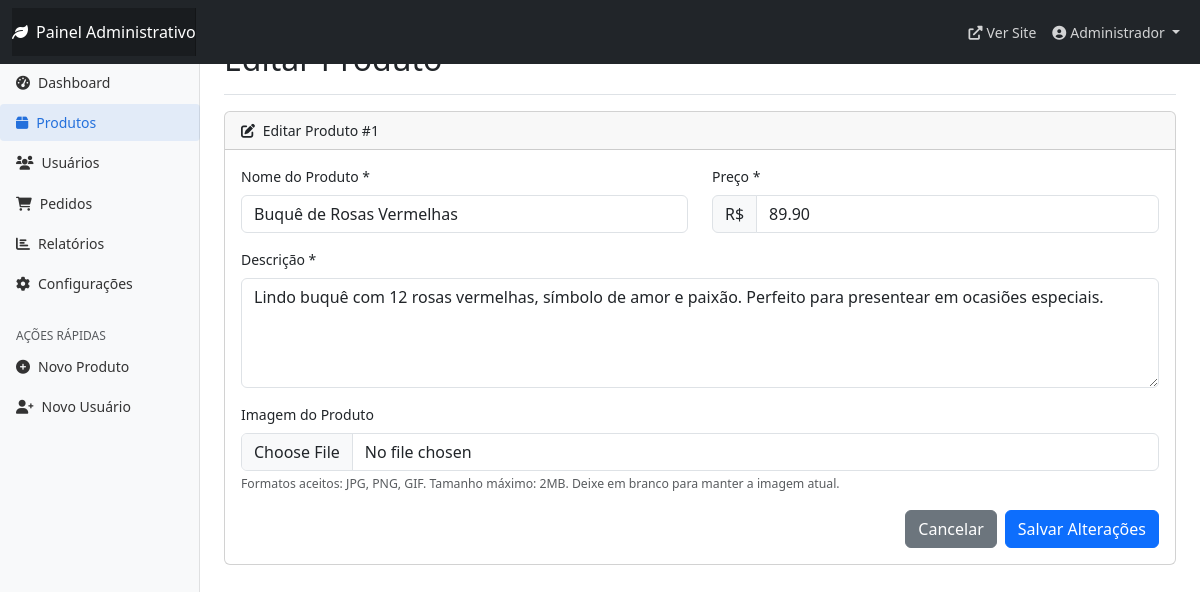
The app's page /admin/editar-produto.php?id=1 (signed in) with its own data.
### tables this page shows
CREATE TABLE IF NOT EXISTS produtos (
    id INT(11) AUTO_INCREMENT PRIMARY KEY,
    nome VARCHAR(100) NOT NULL,
    descricao TEXT NOT NULL,
    preco DECIMAL(10,2) NOT NULL,
    imagem VARCHAR(255) NULL
);

### modelos/Produto.php (called while the page is built, shortened)
<?php
class Produto {
    public static function buscarPorId($id) {
        try {
            $conn = Conexao::obterConexao();
            $stmt = $conn->prepare("SELECT * FROM produtos WHERE id = :id");
            $stmt->bindParam(':id', $id);
            $stmt->execute();
            return $stmt->fetch(PDO::FETCH_ASSOC);
        } catch (PDOException $e) {
            echo "Erro ao buscar produto: " . $e->getMessage();
            return null;
        }
    }
}
?>

### admin/editar-produto.php (the view, shortened to what this page needs)
<?php
require_once '../modelos/Produto.php';
$id = $_GET['id'] ?? 0;
$produto = Produto::buscarPorId($id);
$nome = $produto['nome'];
$descricao = $produto['descricao'];
$preco = $produto['preco'];
?>
<!DOCTYPE html>
<html lang="pt-br">
<head>
    <link rel="stylesheet" href="https://cdn.jsdelivr.net/npm/bootstrap@5.3.0/dist/css/bootstrap.min.css">
    <link rel="stylesheet" href="https://cdnjs.cloudflare.com/ajax/libs/font-awesome/6.0.0/css/all.min.css">
    <link rel="stylesheet" href="../assets/css/admin.css">
</head>
<body>
    <?php include 'componentes/barra-navegacao.php'; ?>
    <div class="container-fluid">
        <div class="row">
            <?php include 'componentes/menu-lateral.php'; ?>
            <main class="col-md-9 ms-sm-auto col-lg-10 px-md-4 py-4">
                <div class="d-flex justify-content-between flex-wrap flex-md-nowrap align-items-center pt-3 pb-2 mb-3 border-bottom">
                    <h1 class="h2">Editar Produto</h1>
                </div>
                <div class="card mb-4">
                    <div class="card-header">
                        <i class="fas fa-edit me-1"></i>
                        Editar Produto #<?= $id ?>
                    </div>
                    <div class="card-body">
                        <form action="" method="post" enctype="multipart/form-data">
                            <div class="row mb-3">
                                <div class="col-md-6">
                                    <label for="nome" class="form-label">Nome do Produto *</label>
                                    <input type="text" class="form-control" id="nome" name="nome" value="<?= htmlspecialchars($nome) ?>" required>
                                </div>
                                <div class="col-md-6">
                                    <label for="preco" class="form-label">Preço *</label>
                                    <div class="input-group">
                                        <span class="input-group-text">R$</span>
                                        <input type="number" class="form-control" id="preco" name="preco" step="0.01" min="0" value="<?= htmlspecialchars($preco) ?>" required>
                                    </div>
                                </div>
                            </div>
                            <div class="mb-3">
                                <label for="descricao" class="form-label">Descrição *</label>
                                <textarea class="form-control" id="descricao" name="descricao" rows="4" required><?= htmlspecialchars($descricao) ?></textarea>
                            </div>
                            <div class="mb-3">
                                <label for="imagem" class="form-label">Imagem do Produto</label>
                                <input type="file" class="form-control" id="imagem" name="imagem">
                                <div class="form-text">Formatos aceitos: JPG, PNG, GIF. Tamanho máximo: 2MB. Deixe em branco para manter a imagem atual.</div>
                            </div>
                            <div class="d-flex justify-content-end gap-2">
                                <a href="produtos.php" class="btn btn-secondary">Cancelar</a>
                                <button type="submit" class="btn btn-primary">Salvar Alterações</button>
                            </div>
                        </form>
                    </div>
                </div>
            </main>
        </div>
    </div>
</body>
</html>

### assets/css/admin.css (style rules this page uses)
body { font-size: .875rem; }
main { margin-top: 56px; }

### records on screen
produtos: nome "Buquê de Rosas Vermelhas", preco "89.90", descricao "Lindo buquê com 12 rosas vermelhas, símbolo de amor e paixão. Perfeito para presentear em ocasiões especiais."

### other values on screen
$_SESSION['usuario']['nome'] "Administrador"
$id "1"
